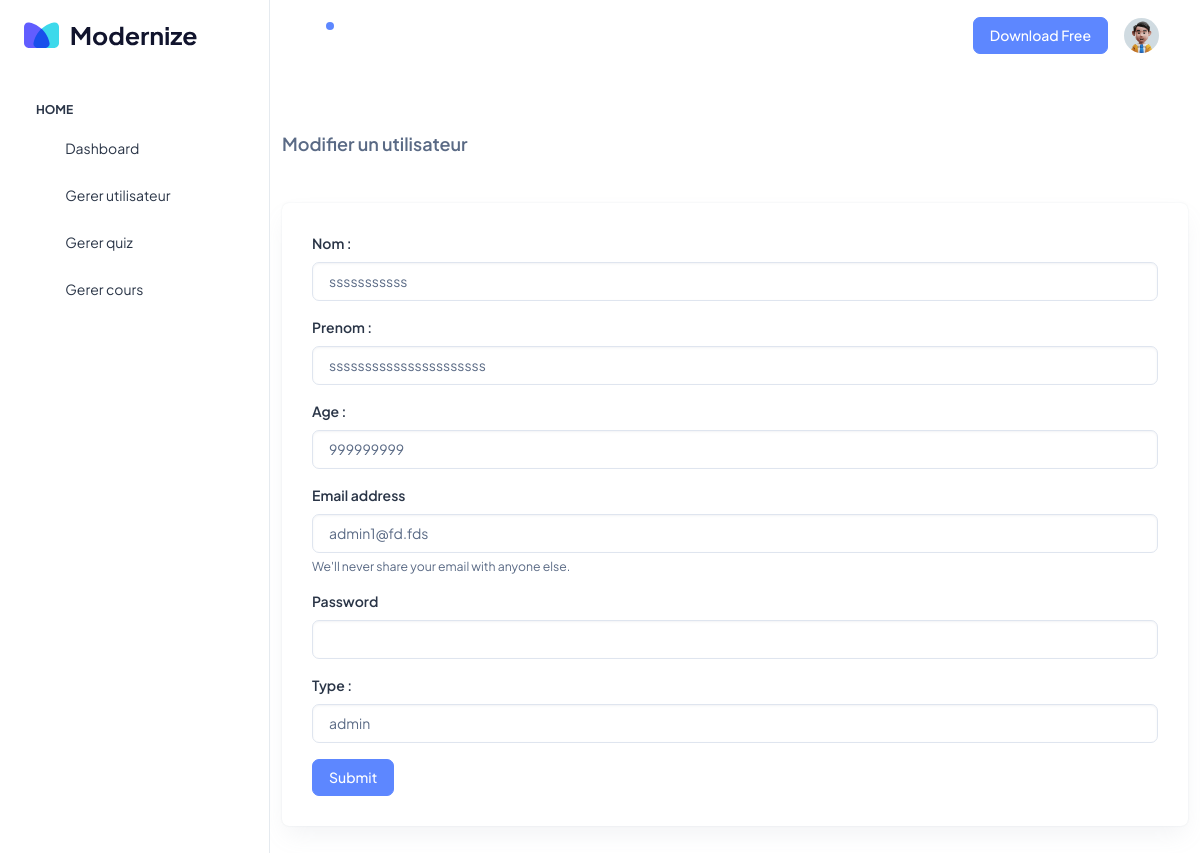
Screenshot of /view/backoffice/src/html/updateuser.php?update=2 (signed in) with the database file from the repository.
### tables this page shows
CREATE TABLE `users` (
  `id` int(11) NOT NULL,
  `nom` varchar(250) DEFAULT NULL,
  `prenom` varchar(250) NOT NULL,
  `email` varchar(250) NOT NULL,
  `password` varchar(250) NOT NULL,
  `age` int(11) NOT NULL,
  `type` varchar(250) NOT NULL
);

### controller/userC.php (called while the page is built, shortened)
<?php
class userC
{
    public function findone($id)
    {
        $sql = "SELECT * FROM users WHERE `id` = '$id'";
        $db = config::getConnexion();
        try {
            $liste = $db->query($sql);
            $u = $liste->fetch();
            return $u;
        } catch (Exception $e) {
            die('Erreur:' . $e->getMessage());
        }
    }
}

### view/backoffice/src/html/updateuser.php (the view, shortened to what this page needs)
<?php
include('../../../../controller/userC.php');
$userC = new userC();
$id = $_GET['update'];
$user = $userC->findone($id);
?>
<!doctype html>
<html lang="en">
<head>
  <link rel="stylesheet" href="../assets/css/styles.min.css" />
</head>
<body>
  <div class="page-wrapper" id="main-wrapper" data-layout="vertical" data-navbarbg="skin6" data-sidebartype="full" data-sidebar-position="fixed" data-header-position="fixed">
    <aside class="left-sidebar">
      <div>
        <div class="brand-logo d-flex align-items-center justify-content-between">
          <a href=# class="text-nowrap logo-img">
            <img src="../assets/images/logos/dark-logo.svg" width="180" alt="" />
          </a>
        </div>
        <?php include("side.php") ?>
      </div>
    </aside>
    <div class="body-wrapper">
      <header class="app-header">
        <nav class="navbar navbar-expand-lg navbar-light">
          <ul class="navbar-nav">
            <li class="nav-item">
              <a class="nav-link nav-icon-hover" href="javascript:void(0)">
                <i class="ti ti-bell-ringing"></i>
                <div class="notification bg-primary rounded-circle"></div>
              </a>
            </li>
          </ul>
          <div class="navbar-collapse justify-content-end px-0" id="navbarNav">
            <ul class="navbar-nav flex-row ms-auto align-items-center justify-content-end">
              <a href="https://adminmart.com/product/modernize-free-bootstrap-admin-dashboard/" target="_blank" class="btn btn-primary">Download Free</a>
              <li class="nav-item dropdown">
                <a class="nav-link nav-icon-hover" href="javascript:void(0)" id="drop2" data-bs-toggle="dropdown" aria-expanded="false">
                  <img src="../assets/images/profile/user-1.jpg" alt="" width="35" height="35" class="rounded-circle">
                </a>
              </li>
            </ul>
          </div>
        </nav>
      </header>
      <div class="container-fluid">
        <div class="row">
          <div class="card-body">
            <h5 class="card-title mt-5 fw-semibold mb-4">Modifier un utilisateur</h5>
            <div class="mt-5 card">
              <div class="card-body">
                <form action="" id="formr" method="post">
                  <div class="mb-3">
                    <label class="form-label">Nom :</label>
                    <input type="text" class="form-control" value="<?= $user['nom'] ?>" id="nom" name="nom">
                  </div>
                  <div class="mb-3">
                    <label class="form-label">Prenom :</label>
                    <input type="text" class="form-control" value="<?= $user['prenom'] ?>" id="prenom" name="prenom">
                  </div>
                  <div class="mb-3">
                    <label class="form-label">Age :</label>
                    <input min=8 max=90 type="number" value="<?= $user['age'] ?>" class="form-control" id="age" name="age">
                  </div>
                  <div class="mb-3">
                    <label class="form-label">Email address</label>
                    <input type="email" value="<?= $user['email'] ?>" class="form-control" id="email" name="email" aria-describedby="emailHelp">
                    <div id="emailHelp" class="form-text">We'll never share your email with anyone else.</div>
                  </div>
                  <div class="mb-3">
                    <label for="exampleInputPassword1" value="<?= $user['password'] ?>" class="form-label">Password</label>
                    <input type="password" name="password" class="form-control" id="password">
                  </div>
                  <div class="mb-3">
                    <label class="form-label">Type :</label>
                    <select name="type" class="form-control" id="typeinput">
                      <option value="admin">admin</option>
                    </select>
                  </div>
                  <button type="submit" class="btn btn-primary">Submit</button>
                </form>
              </div>
            </div>
          </div>
        </div>
      </div>
    </div>
</body>
</html>

### rows the page displays
users: nom "sssssssssss", prenom "ssssssssssssssssssssss", age "999999999", email "admin1@fd.fds"
